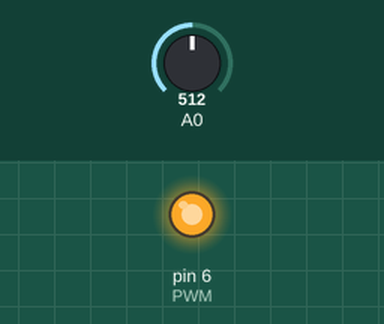
This sketch was run on a simulated Arduino Uno, built with avr-gcc and run on an emulated ATmega328P. Shown: output pins drawn as LEDs (lit = HIGH). The test bench sets the inputs (shaded band); at power-on: A0 = 512. What the sketch prints to the serial monitor is not drawn.

Above: at 1.2 s.
1.3 s: A0 set to 114
4.3 s: A0 set to 102
Timing chart, 0 to 7.3 s (numbered marks = the images above; inputs shaded):
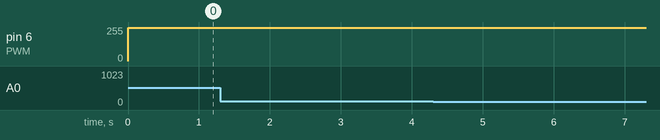

The sketch:

testing_boost_converter.ino
```cpp
#define PWM 6
void setup() {
  Serial.begin(9600);
  pinMode(PWM, OUTPUT);
  pinMode(A0, INPUT);
  TCCR0B = TCCR0B & B11111000 | B00000001;  // for PWM frequency of 62500.00 Hz
}

void loop() {
  analogWrite(PWM, 250);  // 31 PWM is 48V // 15
  float Vf = analogRead(A0);
  float V_f = map(Vf,0,1023,0,100000)/10.0;

  Serial.print("Analog_Read: ");
  Serial.print(Vf);
  Serial.print(", ");
  Serial.print("Analog_Convert: ");
  Serial.print(V_f);
  Serial.print(", ");
  Serial.println();
  delay(1);
}
```

Measured:
- after the input at 1.3 s, every drawn part: stays the same
- after the input at 4.3 s, every drawn part: stays the same
